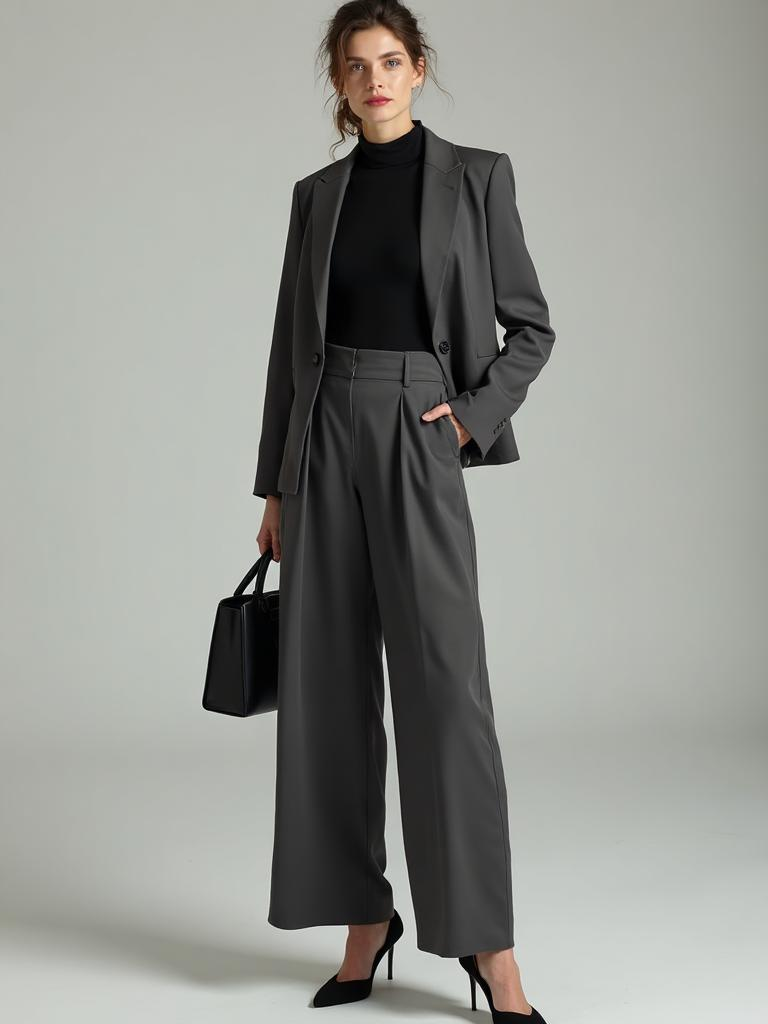
#> input picture src/assets/products/formal-pants-1.jpg, 768 x 1024 px, given in place of dr-026-white.jpg, which was not available
$ python zoomt.py
#> lines starting #> are read from the running program, lines starting #| are printed output that depends on the picture
# Top-of-image zooms of the 5 finals -> verify lips-level crop per image.
import os
from PIL import Image

ROOT = r'c:\Users\yurek\OneDrive\Desktop\tubhyam\tubhyamoffical'
OUT = os.path.join(ROOT, 'public', 'images', 'products')
RC = os.path.join(ROOT, 'raw_coords3')
jobs = [
    ('dr-026-white', 350, 730, 2.0),
    ('dr-028-black', 350, 730, 2.0),
    ('dr-029-skyblue', 350, 730, 2.0),
    ('dr-030-powderblue', 350, 730, 2.0),
]
i = 0
for n, x0, x1, sc in jobs:
    im = Image.open(os.path.join(OUT, n + '.jpg')).convert('RGB')
#> im is the input picture: PIL image 768x1024 RGB; mean R, G, B 146.8, 148.1, 143
    s = im.crop((x0, 0, x1, 200))
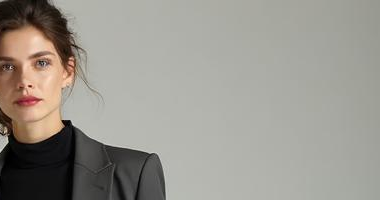
#> s: PIL image 380x200 RGB; mean R, G, B 153, 149.5, 141.9
    s = s.resize((int(s.width * sc), int(s.height * sc)), Image.LANCZOS)
#> s: PIL image 760x400 RGB
    p = os.path.join(RC, 'z_top' + str(i) + '.png')
    s.save(p)
    print('SAVED', p, s.size, n, (x0, x1))
#| SAVED c:\Users\yurek\OneDrive\Desktop\tubhyam\tubhyamoffical/raw_coords3/z_top0.png (760, 400) dr-026-white (350, 730)
    i += 1
#> pass 2 of the loop `for n, x0, x1, sc in jobs:`:
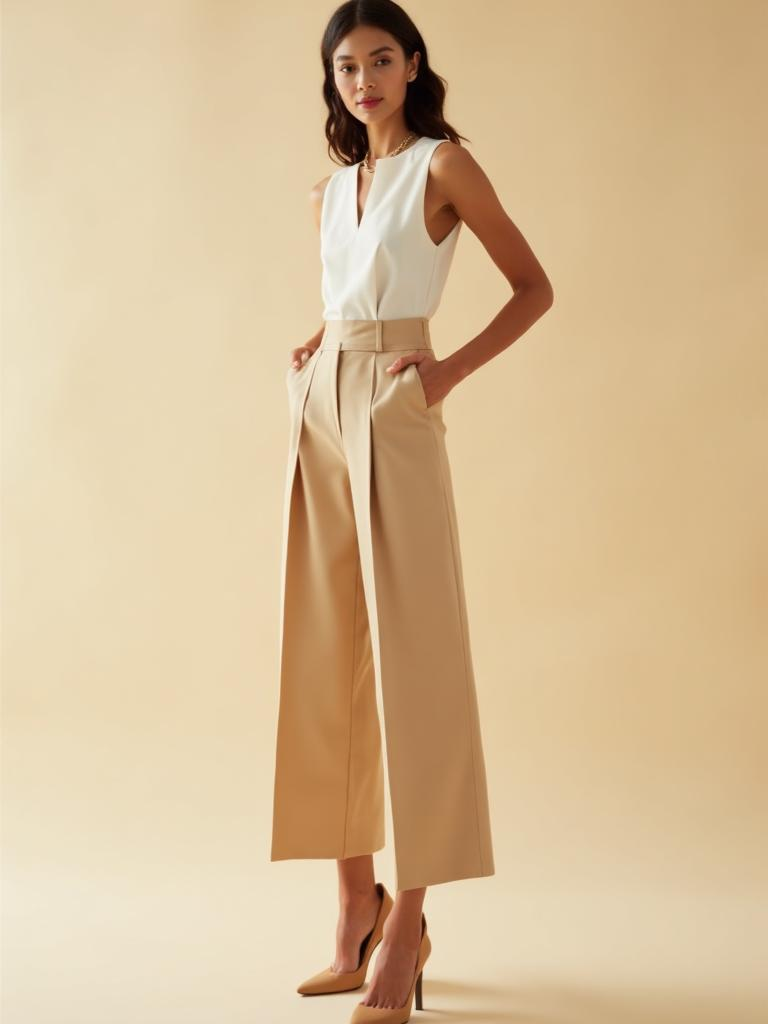
#> input picture src/assets/products/formal-pants-2.jpg, 768 x 1024 px, given in place of dr-028-black.jpg, which was not available
#> im is the input picture: PIL image 768x1024 RGB; mean R, G, B 214.9, 189, 152.2
#> `s = im.crop((x0, 0, x1, 200))`:
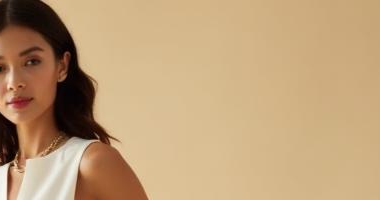
#> s: PIL image 380x200 RGB; mean R, G, B 190.1, 159.1, 120.8
#| SAVED c:\Users\yurek\OneDrive\Desktop\tubhyam\tubhyamoffical/raw_coords3/z_top1.png (760, 400) dr-028-black (350, 730)
#> (the run stopped early here; a loop or call above may not have finished)
